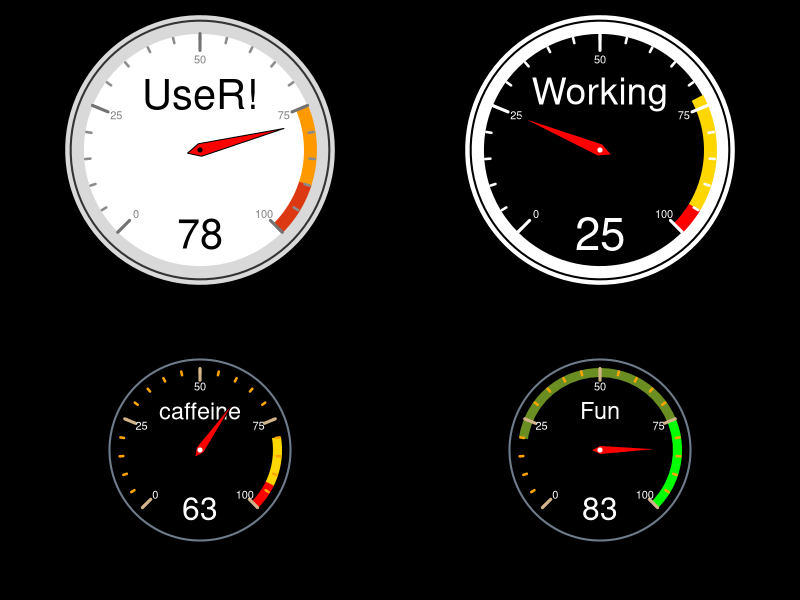

Recreate this plot in R.
#
# Original code by Gaston Sanchez
#  http://www.r-bloggers.com/gauge-chart-in-r/
# Modified by Jeff Hemsley
#  Somelab.net
#  Twitter: @JeffHemsley
#

dial.plot <- function(label = "UseR!", value = 78, dial.radius = 1
          , value.cex = 3, value.color = "black"
          , label.cex = 3, label.color = "black"
          , gage.bg.color = "white"
          , yellowFrom = 75, yellowTo = 90, yellow.slice.color = "#FF9900"
          , redFrom = 90, redTo = 100, red.slice.color = "#DC3912"
          , needle.color = "red", needle.center.color = "black", needle.center.cex = 1
          , dial.digets.color = "grey50"
          , heavy.border.color = "gray85", thin.border.color = "gray20", minor.ticks.color = "gray55", major.ticks.color = "gray45") {
  
  whiteFrom = min(yellowFrom, redFrom) - 2
  whiteTo = max(yellowTo, redTo) + 2
  
  # function to create a circle
  circle <- function(center=c(0,0), radius=1, npoints=100)
  {
    r = radius
    tt = seq(0, 2*pi, length=npoints)
    xx = center[1] + r * cos(tt)
    yy = center[1] + r * sin(tt)
    return(data.frame(x = xx, y = yy))
  }
  
  # function to get slices
  slice2xy <- function(t, rad)
  {
    t2p = -1 * t * pi + 10*pi/8
    list(x = rad * cos(t2p), y = rad * sin(t2p))
  }
  
  # function to get major and minor tick marks
  ticks <- function(center=c(0,0), from=0, to=2*pi, radius=0.9, npoints=5)
  {
    r = radius
    tt = seq(from, to, length=npoints)
    xx = center[1] + r * cos(tt)
    yy = center[1] + r * sin(tt)
    return(data.frame(x = xx, y = yy))
  }
  
  # external circle (this will be used for the black border)
  border_cir = circle(c(0,0), radius=dial.radius, npoints = 100)
  
  # open plot
  plot(border_cir$x, border_cir$y, type="n", asp=1, axes=FALSE,
       xlim=c(-1.05,1.05), ylim=c(-1.05,1.05),
       xlab="", ylab="")
  
  # gray border circle
  external_cir = circle(c(0,0), radius=( dial.radius * 0.97 ), npoints = 100)
    # initial gage background
  polygon(external_cir$x, external_cir$y,
          border = gage.bg.color, col = gage.bg.color, lty = NULL)
  
  # add gray border
  lines(external_cir$x, external_cir$y, col=heavy.border.color, lwd=18)
  # add external border
  lines(border_cir$x, border_cir$y, col=thin.border.color, lwd=2)
  
  # yellow slice (this will be used for the yellow band)
  yel_ini = (yellowFrom/100) * (12/8)
  yel_fin = (yellowTo/100) * (12/8)
  Syel = slice2xy(seq.int(yel_ini, yel_fin, length.out = 30), rad= (dial.radius * 0.9) )
  polygon(c(Syel$x, 0), c(Syel$y, 0),
          border = yellow.slice.color, col = yellow.slice.color, lty = NULL)
  
  # red slice (this will be used for the red band)
  red_ini = (redFrom/100) * (12/8)
  red_fin = (redTo/100) * (12/8)
  Sred = slice2xy(seq.int(red_ini, red_fin, length.out = 30), rad= (dial.radius * 0.9) )
  polygon(c(Sred$x, 0), c(Sred$y, 0),
          border = red.slice.color, col = red.slice.color, lty = NULL)
  
  # white slice (this will be used to get the yellow and red bands)
  white_ini = (whiteFrom/100) * (12/8)
  white_fin = (whiteTo/100) * (12/8)
  Swhi = slice2xy(seq.int(white_ini, white_fin, length.out = 30), rad= (dial.radius * 0.8) )
  polygon(c(Swhi$x, 0), c(Swhi$y, 0),
          border = gage.bg.color, col = gage.bg.color, lty = NULL)
  
  
  
  # calc and plot minor ticks
  minor.tix.out <- ticks(c(0,0), from=5*pi/4, to=-pi/4, radius=( dial.radius * 0.89 ), 21)
  minor.tix.in <- ticks(c(0,0), from=5*pi/4, to=-pi/4, radius=( dial.radius * 0.85 ), 21)
  arrows(x0=minor.tix.out$x, y0=minor.tix.out$y, x1=minor.tix.in$x, y1=minor.tix.in$y,
         length=0, lwd=2.5, col=minor.ticks.color)
  
  # coordinates of major ticks (will be plotted as arrows)
  major_ticks_out = ticks(c(0,0), from=5*pi/4, to=-pi/4, radius=( dial.radius * 0.9 ), 5)
  major_ticks_in = ticks(c(0,0), from=5*pi/4, to=-pi/4, radius=( dial.radius * 0.77 ), 5)
  arrows(x0=major_ticks_out$x, y0=major_ticks_out$y, col=major.ticks.color,
         x1=major_ticks_in$x, y1=major_ticks_in$y, length=0, lwd=3)
  
  # calc and plot numbers at major ticks
  dial.numbers <- ticks(c(0,0), from=5*pi/4, to=-pi/4, radius=( dial.radius * 0.70 ), 5)
  dial.lables <- c("0", "25", "50", "75", "100")
  text(dial.numbers$x, dial.numbers$y, labels=dial.lables, col=dial.digets.color, cex=.8)
  
  
  # Add dial lables
  text(0, (dial.radius * -0.65), value, cex=value.cex, col=value.color)
  # add label of variable
  text(0, (dial.radius * 0.43), label, cex=label.cex, col=label.color)
  
  # add needle
  # angle of needle pointing to the specified value
  val = (value/100) * (12/8)
  v = -1 * val * pi + 10*pi/8 # 10/8 becuase we are drawing on only %80 of the cir
  # x-y coordinates of needle
  needle.length <- dial.radius * .67
  needle.end.x = needle.length * cos(v)
  needle.end.y = needle.length * sin(v)
  
  needle.short.length <- dial.radius * .1
  needle.short.end.x = needle.short.length * -cos(v)
  needle.short.end.y = needle.short.length * -sin(v)
  
  needle.side.length <- dial.radius * .05
  needle.side1.end.x = needle.side.length * cos(v - pi/2) 
  needle.side1.end.y = needle.side.length * sin(v - pi/2)
  needle.side2.end.x = needle.side.length * cos(v + pi/2) 
  needle.side2.end.y = needle.side.length * sin(v + pi/2)
    
  needle.x.points <- c(needle.end.x, needle.side1.end.x, needle.short.end.x, needle.side2.end.x)
  needle.y.points <- c(needle.end.y, needle.side1.end.y, needle.short.end.y, needle.side2.end.y)
  polygon(needle.x.points, needle.y.points, col=needle.color)
      
  # add central blue point
  points(0, 0, col=needle.center.color, pch=20, cex=needle.center.cex)
  # add values 0 and 100
}


par(mar=c(0.2,0.2,0.2,0.2), bg="black", mfrow=c(2,2))

dial.plot ()
dial.plot (label = "Working", value = 25, dial.radius = 1
      , value.cex = 3.3, value.color = "white"
      , label.cex = 2.7, label.color = "white"
      , gage.bg.color = "black"
      , yellowFrom = 73, yellowTo = 95, yellow.slice.color = "gold"
      , redFrom = 95, redTo = 100, red.slice.color = "red"
      , needle.color = "red", needle.center.color = "white", needle.center.cex = 1
      , dial.digets.color = "white"
      , heavy.border.color = "white", thin.border.color = "black", minor.ticks.color = "white", major.ticks.color = "white")
  

dial.plot (label = "caffeine", value = 63, dial.radius = .7
           , value.cex = 2.3, value.color = "white"
           , label.cex = 1.7, label.color = "white"
           , gage.bg.color = "black"
           , yellowFrom = 80, yellowTo = 93, yellow.slice.color = "gold"
           , redFrom = 93, redTo = 100, red.slice.color = "red"
           , needle.color = "red", needle.center.color = "white", needle.center.cex = 1
           , dial.digets.color = "white"
           , heavy.border.color = "black", thin.border.color = "lightsteelblue4", minor.ticks.color = "orange", major.ticks.color = "tan")


dial.plot (label = "Fun", value = 83, dial.radius = .7
           , value.cex = 2.3, value.color = "white"
           , label.cex = 1.7, label.color = "white"
           , gage.bg.color = "black"
           , yellowFrom = 20, yellowTo = 75, yellow.slice.color = "olivedrab"
           , redFrom = 75, redTo = 100, red.slice.color = "green"
           , needle.color = "red", needle.center.color = "white", needle.center.cex = 1
           , dial.digets.color = "white"
           , heavy.border.color = "black", thin.border.color = "lightsteelblue4", minor.ticks.color = "orange", major.ticks.color = "tan")
